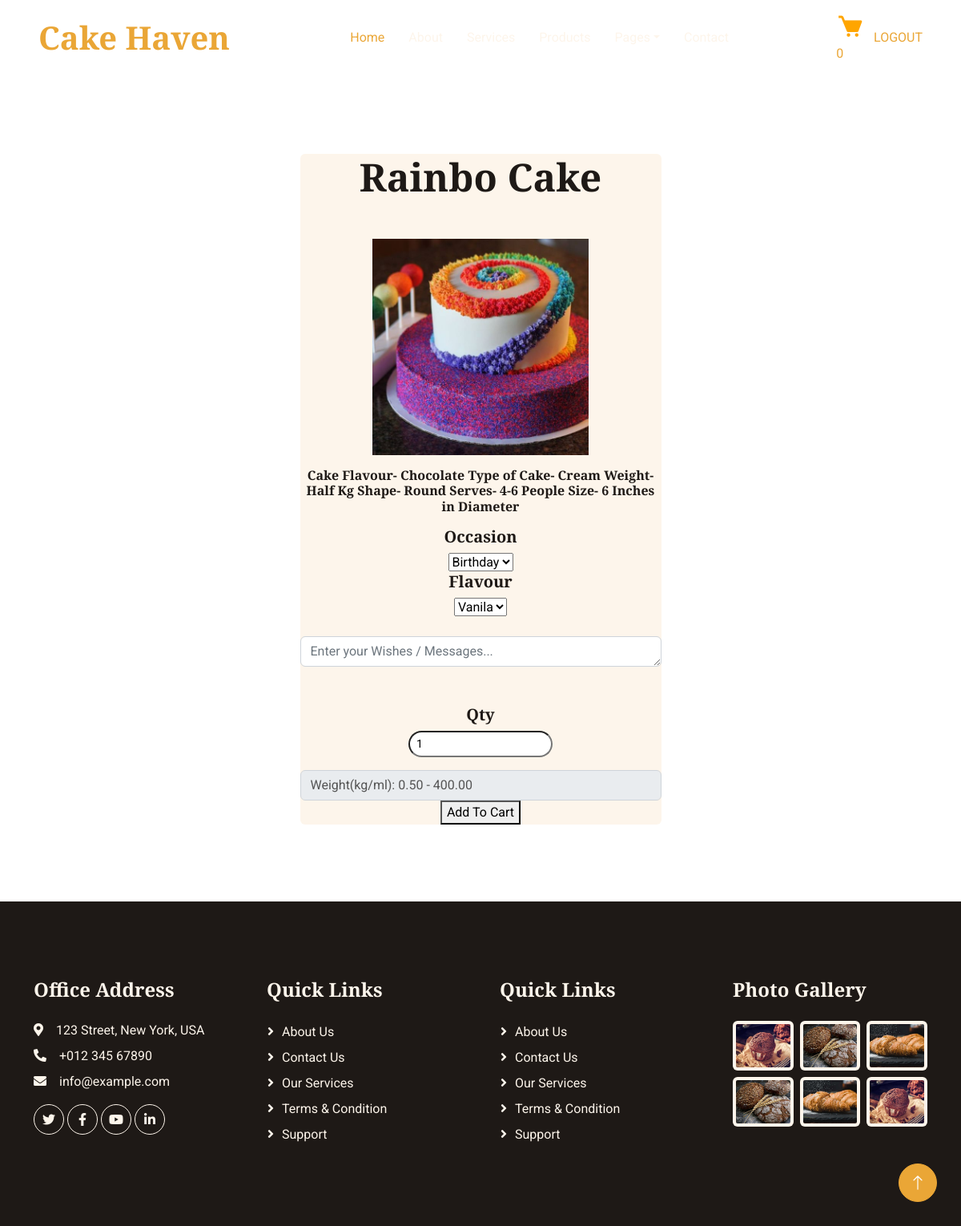
The app's page /cakes/1/ (signed in) with its own data.
### cakeshop/models.py (models this page shows, shortened)
class Cake(models.Model):
    title = models.CharField(max_length=200, unique=True)
    description = models.TextField(null=True)
    image = models.ImageField(upload_to="cake_product_images", default="default.jpg", null=True, blank=True)
    category_object = models.ForeignKey(Category, on_delete=models.CASCADE,related_name="cakecategory")
    occasion_object = models.ManyToManyField(Occasion)
    flavour_object = models.ManyToManyField(Flavour)
    created_date = models.DateTimeField(auto_now_add=True)
    updated_date = models.DateTimeField(auto_now=True)
    is_active = models.BooleanField(default=True)

### cakeshop/views.py (the view)
# urls.py: path("cakes/<int:pk>/",views.CakeDetailView.as_view(),name="cake-detail"),
@method_decorator([signin_required,never_cache],name="dispatch")
class CakeDetailView(View):
    def get(self, request, *args, **kwargs):
        cake_id = kwargs.get("pk")
        cake_object=Cake.objects.get(id=cake_id)
        qs=CakeVariant.objects.filter(cake_object=cake_id)
        print(qs)
        return render(request, "cake_detail.html",{"data":qs,"cake":cake_object})

### cakeshop/context_processors.py (called while the page is built)
def basket_count(request):
    if request.user.is_authenticated:
        count=request.user.cart.cart_item_count
        return {"cart_count":count}
    else:
        return {"cart_count":0}

### cakeshop/models.py (called while the page is built)
    @property
    def cart_items(self):
        return self.cartitem.filter(is_order_placed=False)

    @property
    def cart_item_count(self):
        return self.cart_items.count()

### cakeshop/views.py (called while the page is built)
def signin_required(fn):
    def wrapper(request,*args, **kwargs):
        if not request.user.is_authenticated:
            messages.error(request,"invalid session")
            return redirect("signin")
        else:
            return fn(request,*args, **kwargs)
    return wrapper

### cakeshop/templates/cake_detail.html (shortened to what this page needs)
{% extends 'base.html' %}
{% block main_block %}
{% load static %}
<br>
<br>
<br>
<br>
<br>
<br>
<div class="container-fluid service mt-5">
    <div class="container ">
        <div class="row justify-content-center">
            <div class="col-lg-5 col-md-4 col-sm-10 wow bounceInUp" data-wow-delay="0.1s">
                <div class="bg-light rounded service-item">
                    <div class="not">
                        <form action="{% url 'addto-basket' 0 %}" method="post" id="cake-form">
                            <div class="text-center">
                                <div class="text-center wow bounceInUp" data-wow-delay="0.1s">
                                    <h3 class="display-5 mb-5">{{ cake.title }}</h3>
                                </div>
                                <img src="{{ cake.image.url }}" width="60%" height="auto">
                                <p class="text-justified">
                                    <h6>{{ cake.description }}</h6>
                                </p>
                                <div class="options-container">
                                    <label for="occasion">
                                        <h5>Occasion</h5>
                                    </label>
                                    <div class="options-row">
                                        <select id="occasion" name="occasion" class="circular-options">
                                            {% for op in cake.occasion_object.all %}
                                            <option value="{{ op.name }}">{{ op.name }}</option>
                                            {% endfor %}
                                        </select>
                                    </div>
                                    <label for="flavour">
                                        <h5>Flavour</h5>
                                    </label>
                                    <div class="options-row">
                                        <select id="flavour" name="flavour" class="circular-options">
                                            {% for op in cake.flavour_object.all %}
                                            <option value="{{ op.name }}">{{ op.name }}</option>
                                            {% endfor %}
                                        </select>
                                    </div>
                                    <br>
                                    <textarea id="user-note" name="note" class="form-control" rows="1" cols="5"
                                        placeholder="Enter your Wishes / Messages..."></textarea>
                                </div>
                                <p class="mt-2 text-dark">
                                    <label for="">
                                        <h5>Qty</h5>
                                    </label> <input type="number" value="1" name="qty"
                                        class="rounded-pill py-1 px-2 small" />
                                </p>
                            </div>
                            <select id="service-options" class="form-control">
                                {% for c in data %}
                                    <option value="{{ c.id }}">Weight(kg/ml): {{ c.weight_in_kg }} - {{ c.price }}</option>
                                {% endfor %}
                            </select>
                            <div class="text-center">
                                <button type="submit">Add To Cart</button>
                            </div>
                        </form>
                    </div>
                </div>
            </div>
        </div>
    </div>
</div>
{% endblock %}

### cakeshop/static/css/style.css (style rules this page uses)
:root { --primary: #EAA636; --secondary: #545454; --light: #FDF5EB; --dark: #1E1916; --third:#E6E6FA; }
h4, h5, h6, .h4, .h5, .h6 { font-weight: 600 !important; }

### records on screen
Cake: title "Rainbo Cake", image (picture), description "Cake Flavour- Chocolate Type of Cake- Cream Weight- Half Kg Shape- Round Serves- 4-6 People Size- 6 Inches in Diameter"

### other values on screen
{{ cart_count }} "0"
form field occasion "Birthday"
form field flavour "Vanila"
